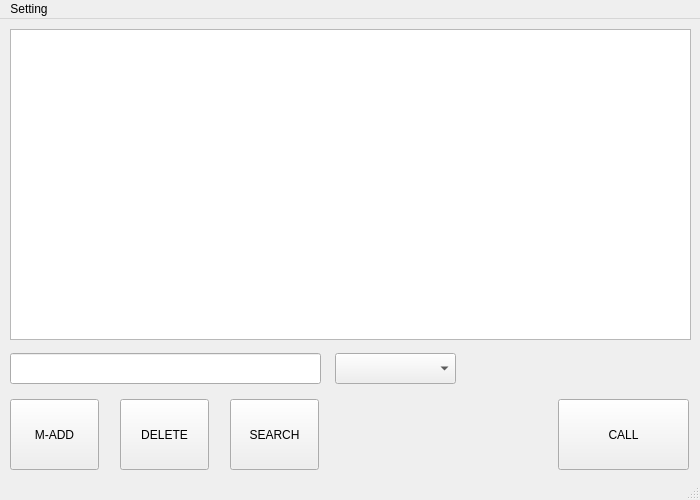
<?xml version="1.0" encoding="UTF-8"?>
<ui version="4.0">
 <class>MainWindow</class>
 <widget class="QMainWindow" name="MainWindow">
  <property name="geometry">
   <rect>
    <x>0</x>
    <y>0</y>
    <width>700</width>
    <height>500</height>
   </rect>
  </property>
  <property name="minimumSize">
   <size>
    <width>700</width>
    <height>500</height>
   </size>
  </property>
  <property name="maximumSize">
   <size>
    <width>700</width>
    <height>500</height>
   </size>
  </property>
  <property name="windowTitle">
   <string>Simple Queue</string>
  </property>
  <widget class="QWidget" name="centralwidget">
   <widget class="QPushButton" name="btn_call">
    <property name="geometry">
     <rect>
      <x>558</x>
      <y>380</y>
      <width>131</width>
      <height>71</height>
     </rect>
    </property>
    <property name="whatsThis">
     <string>&lt;html&gt;&lt;head/&gt;&lt;body&gt;&lt;p&gt;คลิ๊กเพื่อเรียกคิวที่เลือกจากตารางคิว&lt;/p&gt;&lt;/body&gt;&lt;/html&gt;</string>
    </property>
    <property name="text">
     <string>CALL</string>
    </property>
   </widget>
   <widget class="QPushButton" name="btn_add">
    <property name="geometry">
     <rect>
      <x>10</x>
      <y>380</y>
      <width>89</width>
      <height>71</height>
     </rect>
    </property>
    <property name="whatsThis">
     <string>&lt;html&gt;&lt;head/&gt;&lt;body&gt;&lt;p&gt;คลิ๊กเพื่อเปิดเมนูการเพิ่มคิวด้วยตัวเอง&lt;/p&gt;&lt;/body&gt;&lt;/html&gt;</string>
    </property>
    <property name="styleSheet">
     <string notr="true"/>
    </property>
    <property name="text">
     <string>M-ADD</string>
    </property>
   </widget>
   <widget class="QPushButton" name="btn_delete">
    <property name="geometry">
     <rect>
      <x>120</x>
      <y>380</y>
      <width>89</width>
      <height>71</height>
     </rect>
    </property>
    <property name="whatsThis">
     <string>&lt;html&gt;&lt;head/&gt;&lt;body&gt;&lt;p&gt;คลิ๊กเพื่อลบคิวที่ป้อนค่าผิดออกจากตารางคิว&lt;/p&gt;&lt;/body&gt;&lt;/html&gt;</string>
    </property>
    <property name="text">
     <string>DELETE</string>
    </property>
   </widget>
   <widget class="QPushButton" name="btn_search">
    <property name="geometry">
     <rect>
      <x>230</x>
      <y>380</y>
      <width>89</width>
      <height>71</height>
     </rect>
    </property>
    <property name="whatsThis">
     <string>&lt;html&gt;&lt;head/&gt;&lt;body&gt;&lt;p&gt;คลิ๊กเพื่อโหลดตารางคิวใหม่&lt;/p&gt;&lt;/body&gt;&lt;/html&gt;</string>
    </property>
    <property name="text">
     <string>SEARCH</string>
    </property>
   </widget>
   <widget class="QLineEdit" name="lineEdit">
    <property name="geometry">
     <rect>
      <x>10</x>
      <y>334</y>
      <width>311</width>
      <height>31</height>
     </rect>
    </property>
    <property name="font">
     <font>
      <pointsize>12</pointsize>
     </font>
    </property>
   </widget>
   <widget class="QComboBox" name="comboBox">
    <property name="geometry">
     <rect>
      <x>335</x>
      <y>334</y>
      <width>121</width>
      <height>31</height>
     </rect>
    </property>
   </widget>
   <widget class="QTableView" name="tableView">
    <property name="geometry">
     <rect>
      <x>10</x>
      <y>10</y>
      <width>681</width>
      <height>311</height>
     </rect>
    </property>
   </widget>
  </widget>
  <widget class="QMenuBar" name="menubar">
   <property name="geometry">
    <rect>
     <x>0</x>
     <y>0</y>
     <width>700</width>
     <height>22</height>
    </rect>
   </property>
   <widget class="QMenu" name="menuSetting">
    <property name="title">
     <string>Setting</string>
    </property>
    <addaction name="action_Invite_window"/>
    <addaction name="actionPlace_windows"/>
    <addaction name="actionDestination"/>
    <addaction name="actionDrop_tablel"/>
    <addaction name="separator"/>
    <addaction name="actionini_py"/>
   </widget>
   <addaction name="menuSetting"/>
  </widget>
  <widget class="QStatusBar" name="statusbar"/>
  <action name="action_Invite_window">
   <property name="text">
    <string>Invite sentence</string>
   </property>
  </action>
  <action name="actionPlace_windows">
   <property name="text">
    <string>Place sentence</string>
   </property>
  </action>
  <action name="actionini_py">
   <property name="text">
    <string>ini.py</string>
   </property>
  </action>
  <action name="actionDestination">
   <property name="text">
    <string>Destination setting</string>
   </property>
  </action>
  <action name="actionDrop_tablel">
   <property name="text">
    <string>Drop tablel</string>
   </property>
  </action>
 </widget>
 <resources/>
 <connections/>
</ui>
